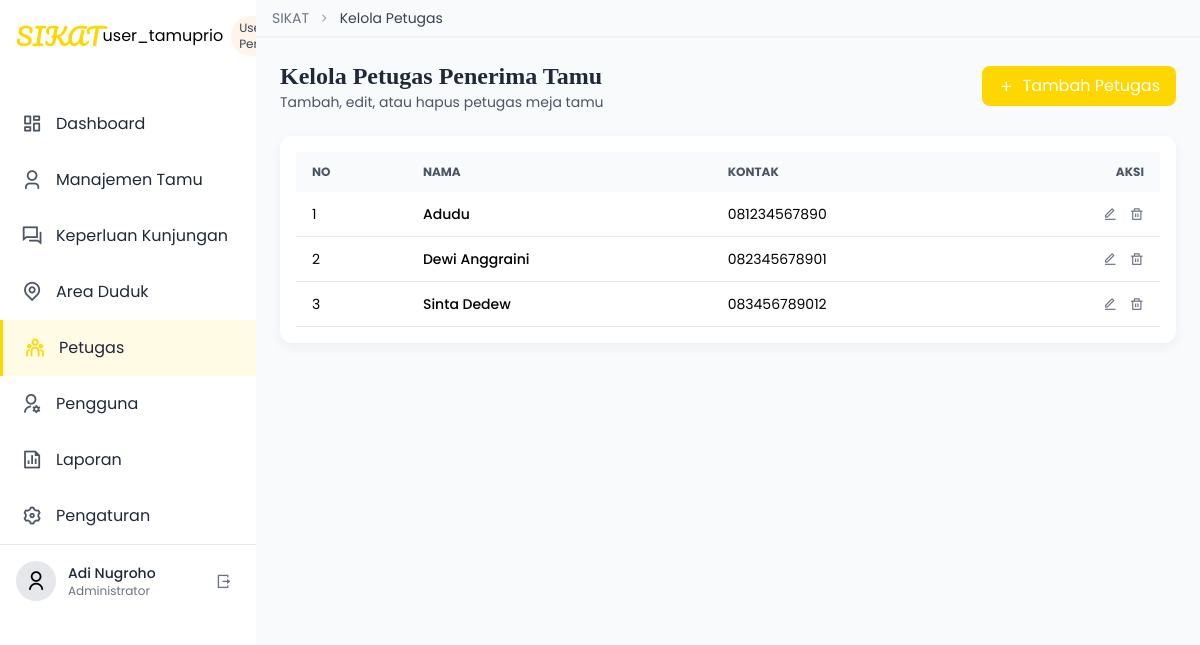
Page /user_kelolapetugas.php on the committed database.
### tables this page shows
CREATE TABLE `petugas` (
  `id` int UNSIGNED NOT NULL,
  `nama` varchar(100) NOT NULL,
  `kontak` varchar(50) NOT NULL
);

### user_kelolapetugas.php (the view, shortened to what this page needs)
<?php
$db = new mysqli('localhost','root','','database_sikatbukutamu');
$petugasList = [];
$res = $db->query("SELECT * FROM petugas ORDER BY id");
while($r = $res->fetch_assoc()) {
  $petugasList[] = $r;
}
?>
<!DOCTYPE html>
<html lang="id">
<head>
  <script src="https://cdn.tailwindcss.com"></script>
  <link href="https://cdnjs.cloudflare.com/ajax/libs/remixicon/4.6.0/remixicon.min.css" rel="stylesheet">
</head>
<body class="flex h-screen bg-gray-50">
  <div class="w-64 bg-white shadow-md hidden md:block">
    <div class="p-4 flex items-center">
      <h1 class="text-2xl font-['Pacifico'] text-primary">SIKAT</h1>
      user_tamuprio<span class="ml-2 text-xs bg-secondary bg-opacity-30 text-gray-700 px-2 py-1 rounded-full">User Pengantin</span>
    </div>
    <div class="mt-6">
      <?php
      $menu = [
        'Dashboard'=>'ri-dashboard-line',
        'Manajemen Tamu'=>'ri-user-3-line',
        'Keperluan Kunjungan'=>'ri-question-answer-line',
        'Area Duduk'=>'ri-map-pin-line',
        'Petugas'=>'ri-team-line',
        'Pengguna'=>'ri-user-settings-line',
        'Laporan'=>'ri-file-chart-line',
        'Pengaturan'=>'ri-settings-3-line'
      ];
      foreach($menu as $lbl=>$icon):
        $active = ($lbl==='Petugas')?' active':'';
      ?>
      <div class="sidebar-item<?= $active ?> px-4 py-3 flex items-center">
        <div class="w-8 h-8 flex items-center justify-center text-<?= $active?'primary':'gray-600' ?>">
          <i class="<?= $icon ?> ri-lg"></i>
        </div>
        <span class="ml-2 text-gray-800"><?= $lbl ?></span>
      </div>
      <?php endforeach; ?>
    </div>
    <div class="mt-auto p-4 border-t">
      <div class="flex items-center">
        <div class="w-10 h-10 rounded-full bg-gray-200 flex items-center justify-center">
          <i class="ri-user-line ri-lg"></i>
        </div>
        <div class="ml-3">
          <p class="text-sm font-medium text-gray-800">Adi Nugroho</p>
          <p class="text-xs text-gray-500">Administrator</p>
        </div>
        <div class="ml-auto w-8 h-8 flex items-center justify-center">
          <i class="ri-logout-box-r-line text-gray-500"></i>
        </div>
      </div>
    </div>
  </div>
  <div class="flex-1 flex flex-col overflow-hidden">
    <header class="bg-white shadow-sm z-10">
      <div class="px-4 py-2 bg-gray-50 flex items-center text-sm">
        <a href="#" class="text-gray-500">SIKAT</a>
        <i class="ri-arrow-right-s-line mx-2 text-gray-400"></i>
        <span class="text-gray-700">Kelola Petugas</span>
      </div>
    </header>
    <main class="flex-1 overflow-y-auto p-6 bg-gray-50">
      <div class="mb-6 flex items-center justify-between">
        <div>
          <h1 class="text-2xl font-serif font-semibold text-gray-800">Kelola Petugas Penerima Tamu</h1>
          <p class="text-gray-600 text-sm">Tambah, edit, atau hapus petugas meja tamu</p>
        </div>
        <button id="btnAdd" class="bg-primary text-white px-4 py-2 rounded-lg flex items-center">
          <i class="ri-add-line mr-2"></i> Tambah Petugas
        </button>
      </div>
      <div class="card p-4">
        <div class="overflow-x-auto">
          <table class="w-full text-sm text-left">
            <thead class="bg-gray-50 text-gray-600 uppercase text-xs">
              <tr>
                <th class="px-4 py-3">No</th>
                <th class="px-4 py-3">Nama</th>
                <th class="px-4 py-3">Kontak</th>
                <th class="px-4 py-3 text-right">Aksi</th>
              </tr>
            </thead>
            <tbody>
              <?php foreach($petugasList as $i=>$p): ?>
              <tr class="border-b hover:bg-gray-50">
                <td class="px-4 py-3"><?= $i+1 ?></td>
                <td class="px-4 py-3 font-medium"><?= htmlspecialchars($p['nama']) ?></td>
                <td class="px-4 py-3"><?= htmlspecialchars($p['kontak']) ?></td>
                <td class="px-4 py-3 text-right space-x-2">
                  <button class="edit-btn text-gray-500 hover:text-primary"
                          data-id="<?= $p['id'] ?>"
                          data-nama="<?= htmlspecialchars($p['nama']) ?>"
                          data-kontak="<?= htmlspecialchars($p['kontak']) ?>">
                    <i class="ri-edit-line"></i>
                  </button>
                  <button class="delete-btn text-gray-500 hover:text-red-500"
                          data-id="<?= $p['id'] ?>">
                    <i class="ri-delete-bin-line"></i>
                  </button>
                </td>
              </tr>
              <?php endforeach; ?>
            </tbody>
          </table>
        </div>
      </div>
    </main>
  </div>
</body>
</html>

### user_kelolapetugas.php (style rules this page uses)
body { font-family:'Poppins',sans-serif; background:#FFFFF8; }
.font-serif { font-family:'Playfair Display',serif; }
.card { background:#fff; border-radius:12px; box-shadow:0 4px 12px rgba(0,0,0,0.05); overflow:hidden; position:relative; }
.sidebar-item { transition:all .2s ease; }
.sidebar-item.active { background:rgba(255,215,0,.1); border-left:3px solid #FFD700; }

### rows in the picture
petugas: nama "Adudu", kontak "081234567890"
petugas: nama "Dewi Anggraini", kontak "082345678901"
petugas: nama "Sinta Dedew", kontak "083456789012"

### other values in the picture
$lbl "Dashboard"
$lbl "Manajemen Tamu"
$lbl "Keperluan Kunjungan"
$lbl "Area Duduk"
$lbl "Petugas"
$lbl "Pengguna"
$lbl "Laporan"
$lbl "Pengaturan"
